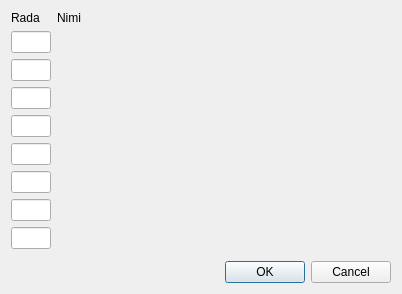
<?xml version="1.0" encoding="UTF-8"?>
<ui version="4.0">
 <class>RadadeAken</class>
 <widget class="QDialog" name="RadadeAken">
  <property name="geometry">
   <rect>
    <x>0</x>
    <y>0</y>
    <width>402</width>
    <height>290</height>
   </rect>
  </property>
  <property name="windowTitle">
   <string>Sisestage radade numbrid</string>
  </property>
  <layout class="QFormLayout" name="formLayout">
   <item row="0" column="0">
    <widget class="QLabel" name="rajaSilt">
     <property name="text">
      <string>Rada</string>
     </property>
    </widget>
   </item>
   <item row="0" column="1">
    <widget class="QLabel" name="nimeSilt">
     <property name="text">
      <string>Nimi</string>
     </property>
    </widget>
   </item>
   <item row="1" column="0">
    <widget class="QLineEdit" name="rada1Kast">
     <property name="maximumSize">
      <size>
       <width>40</width>
       <height>16777215</height>
      </size>
     </property>
    </widget>
   </item>
   <item row="1" column="1">
    <widget class="QLabel" name="rada1Nimi">
     <property name="text">
      <string/>
     </property>
    </widget>
   </item>
   <item row="2" column="0">
    <widget class="QLineEdit" name="rada2Kast">
     <property name="maximumSize">
      <size>
       <width>40</width>
       <height>16777215</height>
      </size>
     </property>
    </widget>
   </item>
   <item row="2" column="1">
    <widget class="QLabel" name="rada2Nimi">
     <property name="text">
      <string/>
     </property>
    </widget>
   </item>
   <item row="3" column="0">
    <widget class="QLineEdit" name="rada3Kast">
     <property name="maximumSize">
      <size>
       <width>40</width>
       <height>16777215</height>
      </size>
     </property>
    </widget>
   </item>
   <item row="3" column="1">
    <widget class="QLabel" name="rada3Nimi">
     <property name="text">
      <string/>
     </property>
    </widget>
   </item>
   <item row="4" column="0">
    <widget class="QLineEdit" name="rada4Kast">
     <property name="maximumSize">
      <size>
       <width>40</width>
       <height>16777215</height>
      </size>
     </property>
    </widget>
   </item>
   <item row="4" column="1">
    <widget class="QLabel" name="rada4Nimi">
     <property name="text">
      <string/>
     </property>
    </widget>
   </item>
   <item row="5" column="0">
    <widget class="QLineEdit" name="rada5Kast">
     <property name="maximumSize">
      <size>
       <width>40</width>
       <height>16777215</height>
      </size>
     </property>
    </widget>
   </item>
   <item row="5" column="1">
    <widget class="QLabel" name="rada5Nimi">
     <property name="text">
      <string/>
     </property>
    </widget>
   </item>
   <item row="6" column="0">
    <widget class="QLineEdit" name="rada6Kast">
     <property name="maximumSize">
      <size>
       <width>40</width>
       <height>16777215</height>
      </size>
     </property>
    </widget>
   </item>
   <item row="6" column="1">
    <widget class="QLabel" name="rada6Nimi">
     <property name="text">
      <string/>
     </property>
    </widget>
   </item>
   <item row="7" column="0">
    <widget class="QLineEdit" name="rada7Kast">
     <property name="maximumSize">
      <size>
       <width>40</width>
       <height>16777215</height>
      </size>
     </property>
    </widget>
   </item>
   <item row="7" column="1">
    <widget class="QLabel" name="rada7Nimi">
     <property name="text">
      <string/>
     </property>
    </widget>
   </item>
   <item row="8" column="0">
    <widget class="QLineEdit" name="rada8Kast">
     <property name="maximumSize">
      <size>
       <width>40</width>
       <height>16777215</height>
      </size>
     </property>
    </widget>
   </item>
   <item row="8" column="1">
    <widget class="QLabel" name="rada8Nimi">
     <property name="text">
      <string/>
     </property>
    </widget>
   </item>
   <item row="9" column="1">
    <spacer name="verticalSpacer">
     <property name="orientation">
      <enum>Qt::Vertical</enum>
     </property>
     <property name="sizeHint" stdset="0">
      <size>
       <width>335</width>
       <height>13</height>
      </size>
     </property>
    </spacer>
   </item>
   <item row="10" column="0" colspan="2">
    <widget class="QDialogButtonBox" name="buttonBox">
     <property name="orientation">
      <enum>Qt::Horizontal</enum>
     </property>
     <property name="standardButtons">
      <set>QDialogButtonBox::Cancel|QDialogButtonBox::Ok</set>
     </property>
    </widget>
   </item>
  </layout>
 </widget>
 <resources/>
 <connections>
  <connection>
   <sender>buttonBox</sender>
   <signal>accepted()</signal>
   <receiver>RadadeAken</receiver>
   <slot>accept()</slot>
   <hints>
    <hint type="sourcelabel">
     <x>248</x>
     <y>254</y>
    </hint>
    <hint type="destinationlabel">
     <x>157</x>
     <y>274</y>
    </hint>
   </hints>
  </connection>
  <connection>
   <sender>buttonBox</sender>
   <signal>rejected()</signal>
   <receiver>RadadeAken</receiver>
   <slot>reject()</slot>
   <hints>
    <hint type="sourcelabel">
     <x>316</x>
     <y>260</y>
    </hint>
    <hint type="destinationlabel">
     <x>286</x>
     <y>274</y>
    </hint>
   </hints>
  </connection>
 </connections>
</ui>
